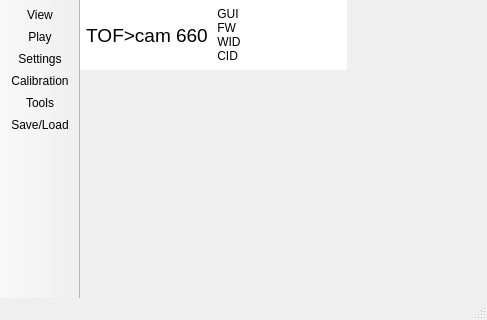
<?xml version="1.0" encoding="UTF-8"?>
<ui version="4.0">
 <class>MainWindow</class>
 <widget class="QMainWindow" name="MainWindow">
  <property name="geometry">
   <rect>
    <x>0</x>
    <y>0</y>
    <width>487</width>
    <height>320</height>
   </rect>
  </property>
  <property name="sizePolicy">
   <sizepolicy hsizetype="Minimum" vsizetype="Preferred">
    <horstretch>0</horstretch>
    <verstretch>0</verstretch>
   </sizepolicy>
  </property>
  <property name="sizeIncrement">
   <size>
    <width>2</width>
    <height>2</height>
   </size>
  </property>
  <property name="windowTitle">
   <string>TOF&gt;cam 660</string>
  </property>
  <property name="iconSize">
   <size>
    <width>16</width>
    <height>16</height>
   </size>
  </property>
  <widget class="QWidget" name="centralWidget">
   <property name="sizePolicy">
    <sizepolicy hsizetype="Expanding" vsizetype="Expanding">
     <horstretch>0</horstretch>
     <verstretch>0</verstretch>
    </sizepolicy>
   </property>
   <property name="sizeIncrement">
    <size>
     <width>2</width>
     <height>2</height>
    </size>
   </property>
   <layout class="QGridLayout" name="gridLayout">
    <property name="leftMargin">
     <number>0</number>
    </property>
    <property name="topMargin">
     <number>0</number>
    </property>
    <property name="rightMargin">
     <number>0</number>
    </property>
    <property name="bottomMargin">
     <number>0</number>
    </property>
    <property name="spacing">
     <number>0</number>
    </property>
    <item row="0" column="2">
     <widget class="QPushButton" name="pushButtonLogo">
      <property name="sizePolicy">
       <sizepolicy hsizetype="Fixed" vsizetype="Fixed">
        <horstretch>0</horstretch>
        <verstretch>0</verstretch>
       </sizepolicy>
      </property>
      <property name="minimumSize">
       <size>
        <width>140</width>
        <height>70</height>
       </size>
      </property>
      <property name="maximumSize">
       <size>
        <width>140</width>
        <height>16777215</height>
       </size>
      </property>
      <property name="styleSheet">
       <string notr="true">border:none;
border-image:url(:/logo/images/logo/logo_tablet.png);
</string>
      </property>
      <property name="text">
       <string/>
      </property>
     </widget>
    </item>
    <item row="1" column="0" colspan="3">
     <widget class="QStackedWidget" name="stackedView">
      <property name="sizePolicy">
       <sizepolicy hsizetype="Preferred" vsizetype="Preferred">
        <horstretch>0</horstretch>
        <verstretch>0</verstretch>
       </sizepolicy>
      </property>
      <property name="frameShape">
       <enum>QFrame::NoFrame</enum>
      </property>
      <property name="currentIndex">
       <number>-1</number>
      </property>
     </widget>
    </item>
    <item row="0" column="0">
     <widget class="QLabel" name="labelProduct">
      <property name="font">
       <font>
        <family>Arial</family>
        <pointsize>14</pointsize>
        <weight>50</weight>
        <bold>false</bold>
       </font>
      </property>
      <property name="styleSheet">
       <string notr="true">background-color:rgb(255,255,255);
/*color:rgb(255, 253, 251);*/
color:rgb(0,0,0);</string>
      </property>
      <property name="text">
       <string>TOF&gt;cam 660</string>
      </property>
      <property name="alignment">
       <set>Qt::AlignCenter</set>
      </property>
     </widget>
    </item>
    <item row="0" column="1">
     <widget class="QLabel" name="labelSystemInfo">
      <property name="toolTip">
       <string>&lt;html&gt;&lt;head/&gt;&lt;body&gt;&lt;p&gt;&lt;span style=&quot; font-size:10pt;&quot;&gt;GUI - application version&lt;/span&gt;&lt;/p&gt;&lt;p&gt;&lt;span style=&quot; font-size:10pt;&quot;&gt;WF - firmware version&lt;/span&gt;&lt;/p&gt;&lt;p&gt;&lt;span style=&quot; font-size:10pt;&quot;&gt;WID - wafer identification number&lt;/span&gt;&lt;/p&gt;&lt;p&gt;&lt;span style=&quot; font-size:10pt;&quot;&gt;CID - chip identification number&lt;/span&gt;&lt;/p&gt;&lt;/body&gt;&lt;/html&gt;</string>
      </property>
      <property name="styleSheet">
       <string notr="true">background-color:rgb(255,255,255);
/*color:rgb(255, 253, 251);*/
color:rgb(0,0,0);</string>
      </property>
      <property name="text">
       <string> GUI 
 FW 
 WID 
 CID  </string>
      </property>
     </widget>
    </item>
   </layout>
  </widget>
  <widget class="QToolBar" name="mainToolBar">
   <property name="sizePolicy">
    <sizepolicy hsizetype="Fixed" vsizetype="Preferred">
     <horstretch>0</horstretch>
     <verstretch>0</verstretch>
    </sizepolicy>
   </property>
   <property name="maximumSize">
    <size>
     <width>16777215</width>
     <height>16777215</height>
    </size>
   </property>
   <property name="movable">
    <bool>false</bool>
   </property>
   <property name="allowedAreas">
    <set>Qt::LeftToolBarArea</set>
   </property>
   <property name="orientation">
    <enum>Qt::Vertical</enum>
   </property>
   <property name="iconSize">
    <size>
     <width>24</width>
     <height>24</height>
    </size>
   </property>
   <property name="toolButtonStyle">
    <enum>Qt::ToolButtonTextUnderIcon</enum>
   </property>
   <property name="floatable">
    <bool>false</bool>
   </property>
   <attribute name="toolBarArea">
    <enum>LeftToolBarArea</enum>
   </attribute>
   <attribute name="toolBarBreak">
    <bool>false</bool>
   </attribute>
   <addaction name="actionView"/>
   <addaction name="actionPlay"/>
   <addaction name="actionSettings"/>
   <addaction name="actionCalibration"/>
   <addaction name="actionTools"/>
   <addaction name="actionSave_Load"/>
  </widget>
  <widget class="QStatusBar" name="statusBar"/>
  <action name="actionView">
   <property name="icon">
    <iconset resource="../res/images.qrc">
     <normaloff>:/toolbar/images/toolbar/view.png</normaloff>
     <activeoff>:/toolbar/images/toolbar/view_hovered.png</activeoff>:/toolbar/images/toolbar/view.png</iconset>
   </property>
   <property name="text">
    <string>View</string>
   </property>
  </action>
  <action name="actionCalibration">
   <property name="enabled">
    <bool>true</bool>
   </property>
   <property name="icon">
    <iconset resource="../res/images.qrc">
     <normaloff>:/toolbar/images/toolbar/calibration.png</normaloff>
     <activeoff>:/toolbar/images/toolbar/calibration_hovered.png</activeoff>:/toolbar/images/toolbar/calibration.png</iconset>
   </property>
   <property name="text">
    <string>Calibration</string>
   </property>
   <property name="visible">
    <bool>true</bool>
   </property>
  </action>
  <action name="actionTools">
   <property name="enabled">
    <bool>true</bool>
   </property>
   <property name="icon">
    <iconset resource="../res/images.qrc">
     <normaloff>:/toolbar/images/toolbar/test.png</normaloff>
     <activeoff>:/toolbar/images/toolbar/test_hovered.png</activeoff>:/toolbar/images/toolbar/test.png</iconset>
   </property>
   <property name="text">
    <string>Tools</string>
   </property>
   <property name="visible">
    <bool>true</bool>
   </property>
  </action>
  <action name="actionPlay">
   <property name="icon">
    <iconset resource="../res/images.qrc">
     <normaloff>:/toolbar/images/toolbar/command.png</normaloff>
     <activeon>:/toolbar/images/toolbar/command_hovered.png</activeon>:/toolbar/images/toolbar/command.png</iconset>
   </property>
   <property name="text">
    <string>Play</string>
   </property>
  </action>
  <action name="actionSettings">
   <property name="icon">
    <iconset resource="../res/images.qrc">
     <normaloff>:/toolbar/images/toolbar/settings.png</normaloff>:/toolbar/images/toolbar/settings.png</iconset>
   </property>
   <property name="text">
    <string>Settings</string>
   </property>
   <property name="toolTip">
    <string>Settings</string>
   </property>
  </action>
  <action name="actionSave_Load">
   <property name="icon">
    <iconset resource="../res/images.qrc">
     <normaloff>:/toolbar/images/toolbar/save_load.png</normaloff>:/toolbar/images/toolbar/save_load.png</iconset>
   </property>
   <property name="text">
    <string>Save/Load</string>
   </property>
  </action>
 </widget>
 <layoutdefault spacing="6" margin="11"/>
 <resources>
  <include location="../res/images.qrc"/>
 </resources>
 <connections/>
</ui>
